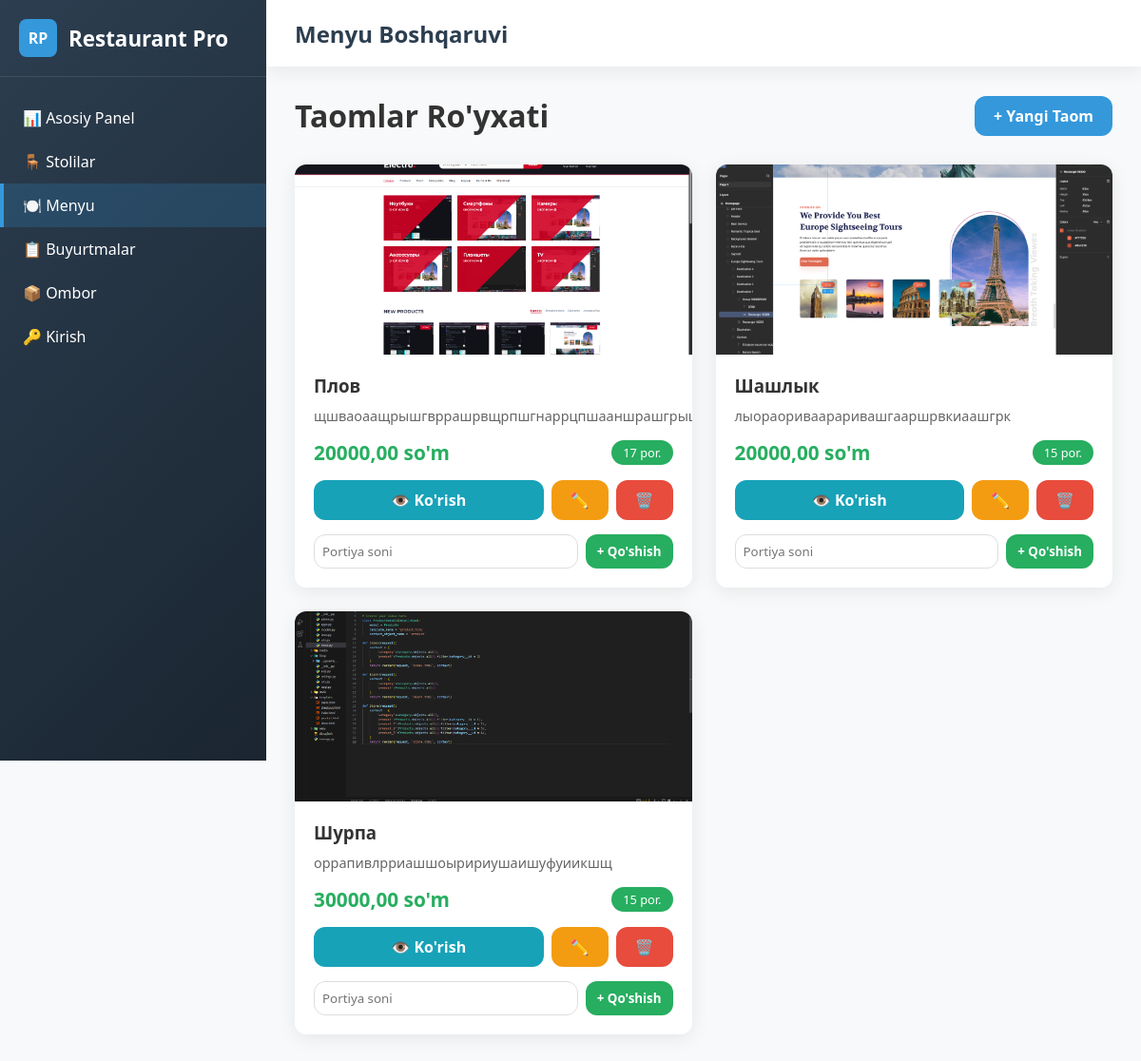
/menu/, run on an earlier commit of the app's database.
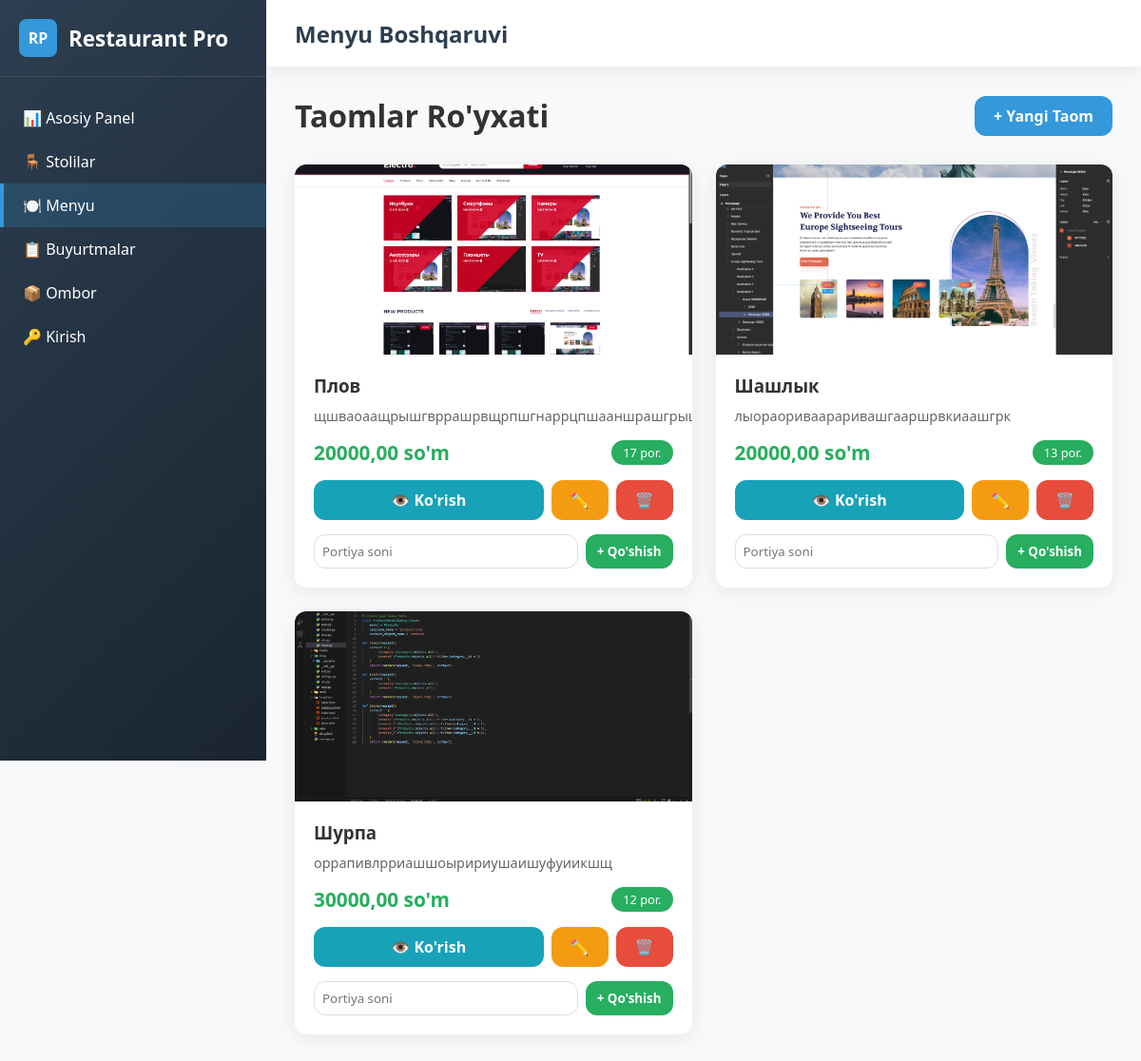
And on a later commit of the database.
### main/models.py (models this page shows, shortened)
class Dish(models.Model):
    image = models.ImageField(upload_to='dishes/', blank=True, null=True)
    name = models.CharField(max_length=100)
    description = models.TextField(blank=True, null=True)
    price = models.DecimalField(max_digits=10, decimal_places=2)
    portions = models.PositiveIntegerField(default=0, verbose_name='Доступные порции')

### main/views.py (the view)
# urls.py: path('menu/', dish_list, name='menu'),
def dish_list(request):
    dishes = Dish.objects.all()
    has_planned_dishes = dishes.filter(portions__gt=0).exists()
    return render(request, 'dish_list.html', {
        'dishes': dishes,
        'has_planned_dishes': has_planned_dishes
    })

### templates/dish_list.html (shortened to what this page needs)
{% extends 'base.html' %}
{% block page_title %}Menyu Boshqaruvi{% endblock %}
{% block content %}
<div style="display: flex; justify-content: space-between; align-items: center; margin-bottom: 30px;">
    <h1>Taomlar Ro'yxati</h1>
    <a href="{% url 'dish_add' %}" class="btn btn-primary">+ Yangi Taom</a>
</div>
<div style="display: grid; grid-template-columns: repeat(auto-fill, minmax(300px, 1fr)); gap: 25px;">
    {% for dish in dishes %}
    <div style="background: white; border-radius: var(--border-radius); overflow: hidden; box-shadow: var(--shadow);">
        {% if dish.image %}
        <div style="height: 200px; background-image: url('{{ dish.image.url }}'); background-size: cover; background-position: center;"></div>
        {% else %}
        <div style="height: 200px; background: linear-gradient(135deg, #667eea 0%, #764ba2 100%); display: flex; align-items: center; justify-content: center; color: white; font-size: 3rem;">
            🍽️
        </div>
        {% endif %}
        <div style="padding: 20px;">
            <h3 style="margin-bottom: 10px;">{{ dish.name }}</h3>
            {% if dish.description %}
            <p style="color: #666; margin-bottom: 15px; font-size: 0.9rem;">{{ dish.description|truncatewords:20 }}</p>
            {% endif %}
            <div style="display: flex; justify-content: space-between; align-items: center; margin-bottom: 15px;">
                <div style="font-size: 1.3rem; font-weight: 700; color: var(--success);">
                    {{ dish.price }} so'm
                </div>
                <div style="background: {% if dish.portions > 0 %}var(--success){% else %}var(--danger){% endif %}; color: white; padding: 4px 12px; border-radius: 20px; font-size: 0.8rem;">
                    {{ dish.portions }} por.
                </div>
            </div>
            <div style="display: flex; gap: 8px;">
                <a href="{% url 'dish_detail' dish.id %}" class="btn" style="background: var(--info); color: white; flex: 1; justify-content: center;">👁️ Ko'rish</a>
                <a href="{% url 'dish_edit' dish.id %}" class="btn" style="background: var(--warning); color: white;">✏️</a>
                <a href="{% url 'dish_delete' dish.id %}" class="btn" style="background: var(--danger); color: white;" onclick="return confirm('{{ dish.name }} ni o\'chirmoqchimisiz?')">🗑️</a>
            </div>
            <form method="post" action="{% url 'add_portions' dish.id %}" style="margin-top: 15px; display: flex; gap: 8px;">
                <input type="number" name="portions" placeholder="Portiya soni" min="1" style="flex: 1; padding: 8px; border: 1px solid #ddd; border-radius: var(--border-radius);">
                <button type="submit" class="btn btn-success" style="padding: 8px 12px;">+ Qo'shish</button>
            </form>
        </div>
    </div>
    {% endfor %}
</div>
{% endblock %}

What changed in the data, as far as the page shows it:
changed Dish "Шашлык": portions "15" → "13"
changed Dish "Шурпа": portions "15" → "12"
